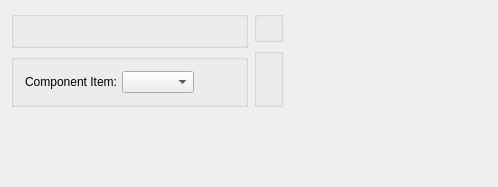
<?xml version="1.0" encoding="UTF-8"?>
<ui version="4.0">
 <comment>This file is part of the xTuple ERP: PostBooks Edition, a free and
open source Enterprise Resource Planning software suite,
Copyright (c) 1999-2010 by OpenMFG LLC, d/b/a xTuple.
It is licensed to you under the Common Public Attribution License
version 1.0, the full text of which (including xTuple-specific Exhibits)
is available at www.xtuple.com/CPAL.  By using this software, you agree
to be bound by its terms.</comment>
 <class>dspMaterialUsageVarianceByBOMItem</class>
 <widget class="QWidget" name="dspMaterialUsageVarianceByBOMItem">
  <property name="geometry">
   <rect>
    <x>0</x>
    <y>0</y>
    <width>498</width>
    <height>187</height>
   </rect>
  </property>
  <property name="windowTitle">
   <string>Material Usage Variance by Bill of Materials Item</string>
  </property>
  <layout class="QHBoxLayout" name="horizontalLayout">
   <item>
    <layout class="QVBoxLayout" name="verticalLayout">
     <property name="spacing">
      <number>0</number>
     </property>
     <item>
      <layout class="QGridLayout" name="gridLayout_5">
       <item row="0" column="0" rowspan="2">
        <widget class="QGroupBox" name="_itemGroup">
         <property name="title">
          <string/>
         </property>
         <layout class="QGridLayout" name="gridLayout_3">
          <item row="0" column="0">
           <widget class="ItemCluster" name="_item"/>
          </item>
         </layout>
        </widget>
       </item>
       <item row="0" column="1">
        <widget class="WarehouseGroup" name="_warehouse">
         <property name="title">
          <string/>
         </property>
         <property name="fixedSize">
          <bool>false</bool>
         </property>
        </widget>
       </item>
       <item row="1" column="1" rowspan="2">
        <widget class="QGroupBox" name="_dateGroup">
         <property name="title">
          <string/>
         </property>
         <layout class="QGridLayout" name="gridLayout_2">
          <item row="0" column="0">
           <widget class="DateCluster" name="_dates"/>
          </item>
         </layout>
        </widget>
       </item>
       <item row="2" column="0">
        <widget class="QGroupBox" name="_compGroup">
         <property name="title">
          <string/>
         </property>
         <layout class="QGridLayout" name="gridLayout_4">
          <item row="0" column="0">
           <layout class="QHBoxLayout">
            <property name="spacing">
             <number>5</number>
            </property>
            <item>
             <widget class="QLabel" name="_componentItemLit">
              <property name="text">
               <string>Component Item:</string>
              </property>
              <property name="alignment">
               <set>Qt::AlignRight|Qt::AlignTrailing|Qt::AlignVCenter</set>
              </property>
             </widget>
            </item>
            <item>
             <widget class="XComboBox" name="_componentItem">
              <property name="sizePolicy">
               <sizepolicy hsizetype="Expanding" vsizetype="Fixed">
                <horstretch>0</horstretch>
                <verstretch>0</verstretch>
               </sizepolicy>
              </property>
             </widget>
            </item>
            <item>
             <spacer name="horizontalSpacer">
              <property name="orientation">
               <enum>Qt::Horizontal</enum>
              </property>
              <property name="sizeHint" stdset="0">
               <size>
                <width>40</width>
                <height>20</height>
               </size>
              </property>
             </spacer>
            </item>
           </layout>
          </item>
         </layout>
        </widget>
       </item>
      </layout>
     </item>
     <item>
      <spacer name="verticalSpacer">
       <property name="orientation">
        <enum>Qt::Vertical</enum>
       </property>
       <property name="sizeHint" stdset="0">
        <size>
         <width>20</width>
         <height>0</height>
        </size>
       </property>
      </spacer>
     </item>
    </layout>
   </item>
   <item>
    <spacer name="horizontalSpacer_2">
     <property name="orientation">
      <enum>Qt::Horizontal</enum>
     </property>
     <property name="sizeHint" stdset="0">
      <size>
       <width>4</width>
       <height>20</height>
      </size>
     </property>
    </spacer>
   </item>
  </layout>
 </widget>
 <layoutdefault spacing="6" margin="11"/>
 <pixmapfunction>qPixmapFromMimeSource</pixmapfunction>
 <customwidgets>
  <customwidget>
   <class>DateCluster</class>
   <extends>QWidget</extends>
   <header>datecluster.h</header>
  </customwidget>
  <customwidget>
   <class>ItemCluster</class>
   <extends>QWidget</extends>
   <header>itemcluster.h</header>
  </customwidget>
  <customwidget>
   <class>WarehouseGroup</class>
   <extends>QGroupBox</extends>
   <header>warehousegroup.h</header>
  </customwidget>
  <customwidget>
   <class>XComboBox</class>
   <extends>QComboBox</extends>
   <header>xcombobox.h</header>
  </customwidget>
 </customwidgets>
 <tabstops>
  <tabstop>_item</tabstop>
  <tabstop>_componentItem</tabstop>
  <tabstop>_warehouse</tabstop>
  <tabstop>_dates</tabstop>
 </tabstops>
 <resources/>
 <connections>
  <connection>
   <sender>_item</sender>
   <signal>warehouseIdChanged(int)</signal>
   <receiver>_warehouse</receiver>
   <slot>setId(int)</slot>
   <hints>
    <hint type="sourcelabel">
     <x>20</x>
     <y>20</y>
    </hint>
    <hint type="destinationlabel">
     <x>317</x>
     <y>27</y>
    </hint>
   </hints>
  </connection>
  <connection>
   <sender>_item</sender>
   <signal>newId(int)</signal>
   <receiver>_warehouse</receiver>
   <slot>findItemSites(int)</slot>
   <hints>
    <hint type="sourcelabel">
     <x>20</x>
     <y>20</y>
    </hint>
    <hint type="destinationlabel">
     <x>317</x>
     <y>27</y>
    </hint>
   </hints>
  </connection>
 </connections>
</ui>
